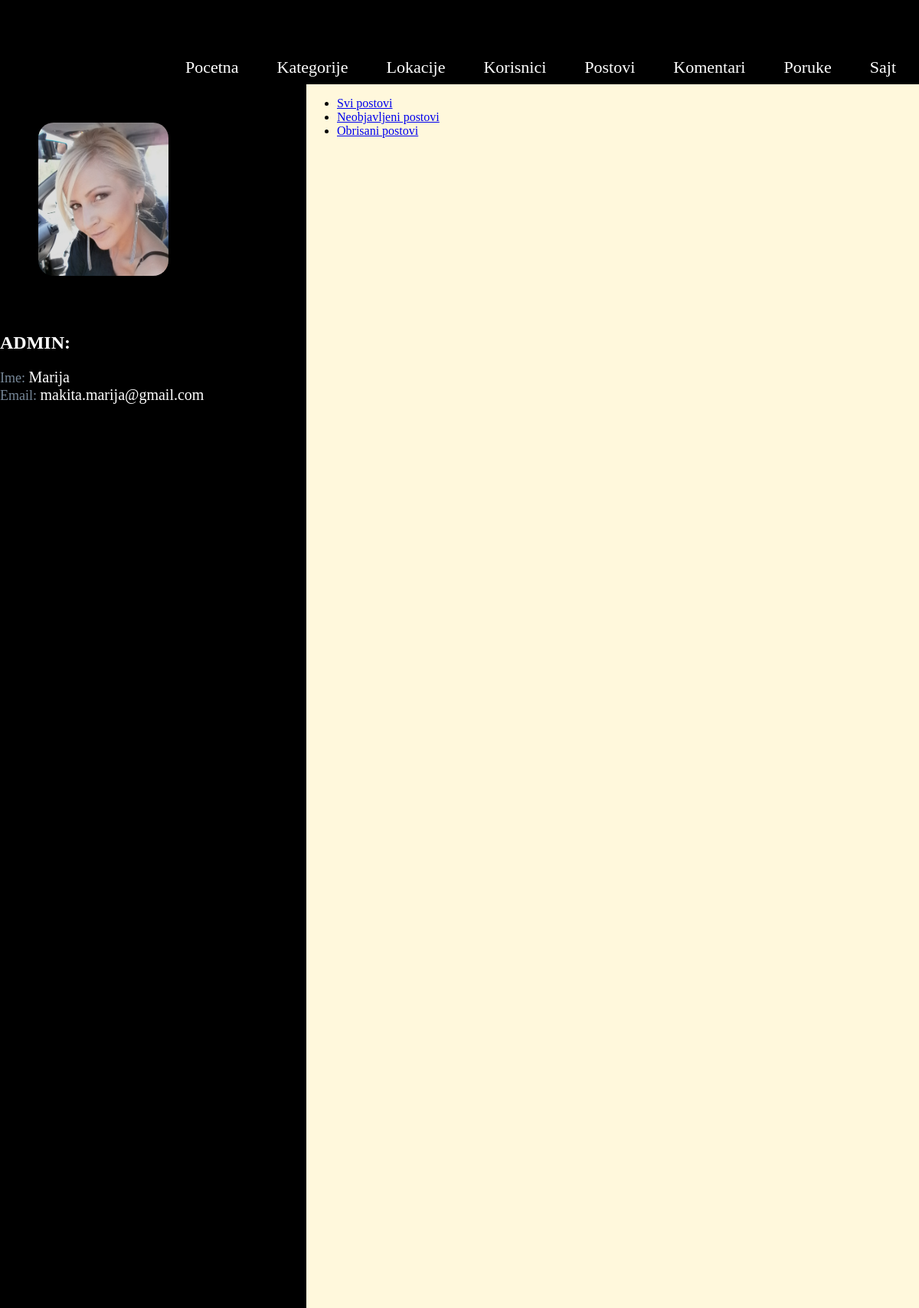
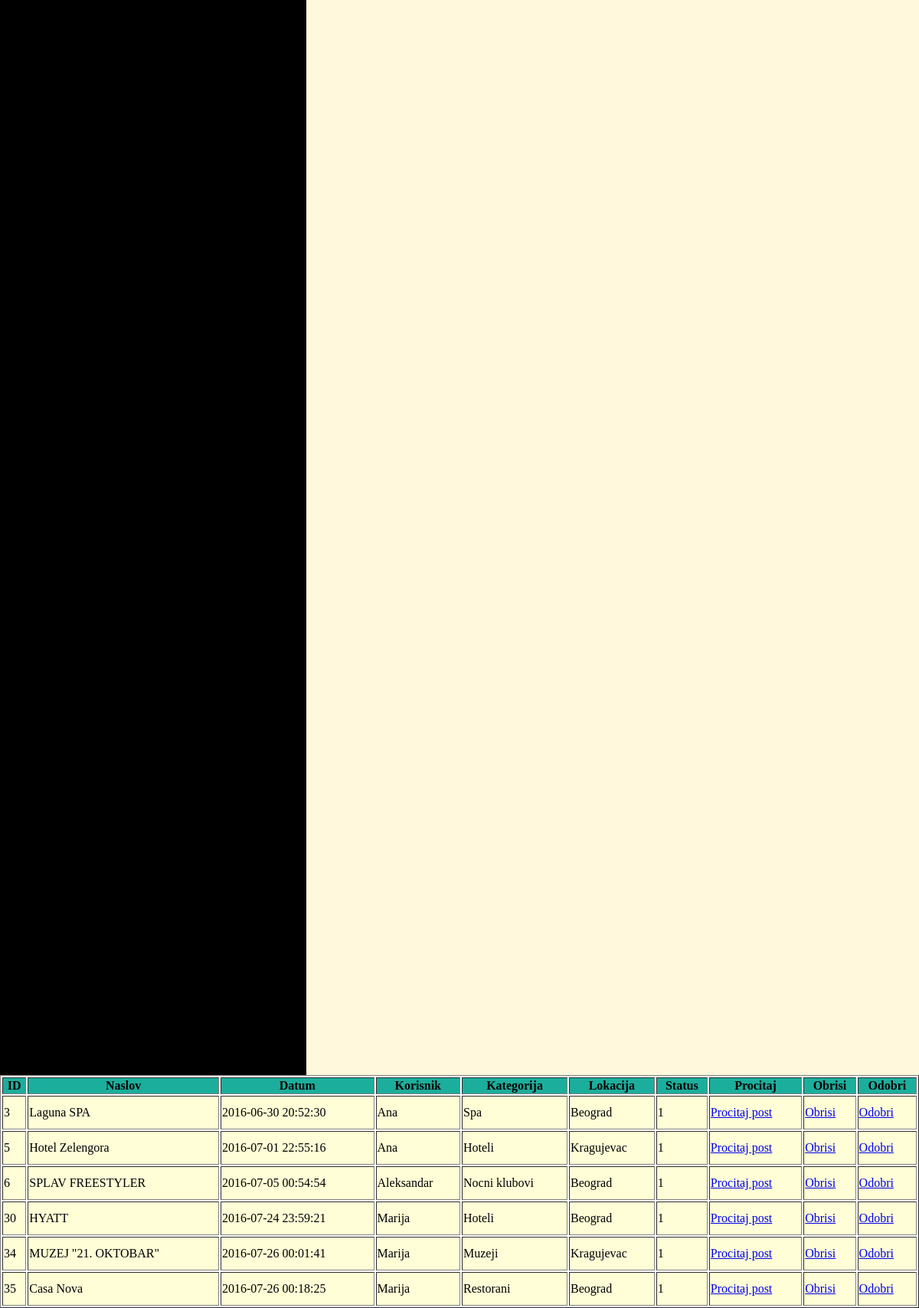
Page /admin/home.php?page=posts (signed in) on the committed database (2 pictures, top to bottom).
### tables this page shows
CREATE TABLE `user` (
  `id` int(11) NOT NULL,
  `name` varchar(255) NOT NULL,
  `email` varchar(255) NOT NULL,
  `password` varchar(255) NOT NULL,
  `date` timestamp NOT NULL DEFAULT CURRENT_TIMESTAMP,
  `admin` tinyint(4) NOT NULL DEFAULT '0',
  `status` tinyint(4) NOT NULL DEFAULT '0',
  `is_logged` tinyint(4) NOT NULL DEFAULT '0',
  `superadmin` tinyint(4) NOT NULL DEFAULT '0',
  `is_deleted` tinyint(4) NOT NULL DEFAULT '0',
  `is_blocked` tinyint(4) NOT NULL DEFAULT '0',
  `image` varchar(255) NOT NULL
);

CREATE TABLE `posts` (
  `post_id` int(11) NOT NULL,
  `title` varchar(255) NOT NULL,
  `content` text NOT NULL,
  `user_id` int(11) NOT NULL,
  `id_category` int(11) NOT NULL,
  `id_place` int(11) NOT NULL,
  `address` varchar(255) NOT NULL,
  `lat` double NOT NULL DEFAULT '0',
  `lon` double NOT NULL DEFAULT '0',
  `date` timestamp NOT NULL DEFAULT CURRENT_TIMESTAMP,
  `is_deleted` tinyint(4) NOT NULL DEFAULT '0',
  `post_img` longtext NOT NULL,
  `descript` varchar(1000) NOT NULL,
  `admin_approved` tinyint(4) NOT NULL DEFAULT '0',
  `rating` float NOT NULL
);

CREATE TABLE `categories` (
  `category_id` int(11) NOT NULL,
  `category_name` varchar(255) NOT NULL,
  `creator` int(11) NOT NULL,
  `date` timestamp NOT NULL DEFAULT CURRENT_TIMESTAMP,
  `is_deleted` tinyint(4) NOT NULL DEFAULT '0'
);

CREATE TABLE `places` (
  `id` int(11) NOT NULL,
  `name` varchar(255) NOT NULL,
  `date` timestamp NOT NULL DEFAULT CURRENT_TIMESTAMP,
  `is_deleted` tinyint(4) NOT NULL DEFAULT '0'
);

### models/Connect.php (called while the page is built, shortened)
<?php
class Connect{
    private static $_instance = null;
    public static function getInstance(){
        if(is_null(self::$_instance)){
            self::$_instance = new PDO("mysql:host=127.0.0.1;dbname=openserbia", "root", "");
        }
        return self::$_instance;
    }
}

### models/Model.php (called while the page is built, shortened)
<?php
abstract class Model
{
    public function __construct()
    {
        $this->db = Connect::getInstance();
    }
}

### models/User.php (called while the page is built, shortened)
<?php
class User extends Model
{
    public function getUserById($id){
        $query = $this->db->prepare('SELECT * FROM user WHERE id=?;');
        if( $query && $query->execute([$id]) ) {
            $result = $query->fetch(PDO::FETCH_ASSOC);
            return $result;
        }
        return null;
    }
}

### admin/controllers/posts.php (called while the page is built)
<?php
$post = new Admin();
$pos = $post->getAllPostsAdminPage();
$user = new User();
$category = new Location();
include __DIR__ . '../../views/posts.php';

### admin/models/Admin.php (called while the page is built, shortened)
<?php
class Admin extends Model
{
    public function getAllPostsAdminPage()
    {
        $query = $this->db->prepare('SELECT * FROM posts');
        if( $query && $query->execute([]) ) {
            return $query->fetchAll(PDO::FETCH_ASSOC);
        }
        return null;
    }
}

### models/Location.php (called while the page is built, shortened)
<?php
class Location extends Model
{
    public function getCategoryByCategoryId($category_id)
    {
        $query = $this->db->prepare('SELECT * FROM categories WHERE category_id=? AND is_deleted=0 ;');
        if($query && $query->execute([$category_id])){
            $result = $query->fetch(PDO::FETCH_ASSOC);
            return $result;
        }
        return null;
    }
    public function getLocationByLocationId($id)
    {
        $query = $this->db->prepare('SELECT * FROM places WHERE id=? AND is_deleted=0;');
        if($query && $query->execute([$id])){
            $result = $query->fetch(PDO::FETCH_ASSOC);
            return $result;
        }
        return null;
    }
}

### admin/views/posts.php (the view)
<div class="admin_subnav">
    <ul>
        <li><a href="?page=posts">Svi postovi</a> </li>
        <li><a href="?page=newposts">Neobjavljeni postovi </a> </li>
        <li><a href="?page=deletedposts">Obrisani postovi </a> </li>
    </ul>
</div>
<?php
    $usersData = [];
?>
<table border="1">
    <thead>
    <tr>
        <th>ID</th>
        <th>Naslov</th>
        <th>Datum</th>
        <th>Korisnik</th>
        <th>Kategorija</th>
        <th>Lokacija</th>
        <th>Status</th>
        <th>Procitaj</th>
        <th>Obrisi</th>
        <th>Odobri</th>
    </tr>
    </thead>
    <tbody>
    <?php foreach($pos as $p){
        if (empty($usersData[$p['user_id']])) {
            $usersData[$p['user_id']] = $user->getUserById($p['user_id']);
        }
        $userData = $usersData[$p['user_id']];
        $categoryData = $category->getCategoryByCategoryId($p['id_category']);
        $locationData = $category->getLocationByLocationId($p['id_place']);
        ?>
        <tr>
            <td><?php echo $p['post_id'] ?></td>
            <td><?php echo $p['title'] ?></td>
            <td><?php echo $p['date'] ?></td>
            <td><?php echo $userData['name'] ?></td>
            <td><?php echo $categoryData['category_name'] ?></td>
            <td><?php echo $locationData['name'] ?></td>
            <td><?php echo $p['admin_approved'] ?></td>
            <td><a href="?page=post&post_id=<?php echo $p['post_id']?>">Procitaj post</a></td>
            <td><a href="?page=delete&action=post&post_id=<?php echo $p['post_id']?>">Obrisi</a></td>
            <td><a href="?page=admin&action=post_approved&post_id=<?php echo $p['post_id']?>">Odobri</a>
            </td>
        </tr>
    <?php } ?>
    </tbody>
</table>

### admin/home.php (shortened to what this page needs)
<!DOCTYPE html>
<html>
<head>
    <link rel="stylesheet" type="text/css" href="../style.css">
</head>
<body>
<div id="wrapper">
<?php
    if($_SESSION['admin'] == 1) {
        $users = new User();
        $a = $users->getUserById($_SESSION['id']);
        ?>
        <div id="admin_header">
            <div class="nav" id="admin_nav">
                <ul>
                    <li><a href="home.php?page=home">Pocetna</a></li>
                    <li><a href="home.php?page=categories">Kategorije</a></li>
                    <li><a href="home.php?page=locations">Lokacije</a></li>
                    <li><a href="home.php?page=users">Korisnici</a></li>
                    <li><a href="home.php?page=posts">Postovi</a></li>
                    <li><a href="home.php?page=comments">Komentari</a></li>
                    <li><a href="home.php?page=inbox">Poruke</a></li>
                    <li><a href="../index.php">Sajt</a></li>
                </ul>
            </div>
        </div>
        <div class="content_admin">
            <div class="sidebar">
                <div class="nav">
                    <?php
                    echo "<img class='prof' src='../images/" . $a['image'] . "'><br>";
                    echo "<h2 class='admin'>ADMIN:</h2>";
                    echo "<span class='font'>Ime: </span><span class='admin_text'>" . $a['name'] . "</span><br>";
                    echo "<span class='font'>Email: </span><span class='admin_text'>" . $a['email'] . "</span><br>";
                    ?>
                </div>
            </div>
            <div class="main">
                <?php require_once __DIR__ . '/controllers/' . $_GET['page'] . '.php'; ?>
            </div>
        </div>
        <?php
    }else{
        echo "<p class='err_admin'>Ne mozete pristupiti stranici  ukoliko niste admin.</p>";
    }
?>
</div>
</body>
</html>

### style.css (style rules this page uses)
body { margin:0; padding: 0; font-family: Tahoma; }
table { width: 1200px; }
thead { background-color: rgb(28, 174, 156); }
td { height: 40px; background-color: rgb(255, 254, 214); }
#wrapper { clear: both; margin: 0 auto; }
.nav { float: left; }
.nav ul { margin: 0; padding-top: 200px; list-style: none; }
.nav ul li { float: left; position: relative; background-color: rgba(0, 0, 0, 0.7); border-radius: 15px 15px 0 0 ; margin-right: 10px; }
.nav ul li a { display: block; text-decoration: none; padding: 15px 20px; height: 18px; font-size: 22px; }
.nav ul li a:link, .nav ul li a:visited { color: #fff; }
#admin_header { height: 100px; color: black; }
#admin_nav { height: 100px; }
#admin_nav ul { padding-top: 60px; }
img.prof { margin: 50px; width:170px; height:200px; border-radius: 20px; }
.font { font-size: 18px; color: lightslategray; }
.content_admin { width: 100%; height: auto; }
.sidebar { width: 400px; float: left; background-color: black; height: 3000px; }
.main { background-color: cornsilk; height: 3000px; }
#admin_nav { background-color: black; float: right; }
#admin_header { background-color: black; height: 110px; }
.admin_text { color: white; font-size: 20px; }
h2.admin { color:white; }
.admin_subnav { overflow: hidden; }

### rows in the picture
user: image (picture), name "Marija", email "makita.marija@gmail.com"
posts: post_id "3", title "Laguna SPA", date "2016-06-30 20:52:30", user.name "Ana", id_category.category_name "Spa", id_place.name "Beograd", admin_approved "1"
posts: post_id "5", title "Hotel Zelengora", date "2016-07-01 22:55:16", user.name "Ana", id_category.category_name "Hoteli", id_place.name "Kragujevac", admin_approved "1"
posts: post_id "6", title "SPLAV FREESTYLER", date "2016-07-05 00:54:54", user.name "Aleksandar", id_category.category_name "Nocni klubovi", id_place.name "Beograd", admin_approved "1"
posts: post_id "30", title "HYATT", date "2016-07-24 23:59:21", user.name "Marija", id_category.category_name "Hoteli", id_place.name "Beograd", admin_approved "1"
posts: post_id "34", title "MUZEJ \"21. OKTOBAR\"", date "2016-07-26 00:01:41", user.name "Marija", id_category.category_name "Muzeji", id_place.name "Kragujevac", admin_approved "1"
posts: post_id "35", title "Casa Nova", date "2016-07-26 00:18:25", user.name "Marija", id_category.category_name "Restorani", id_place.name "Beograd", admin_approved "1"
